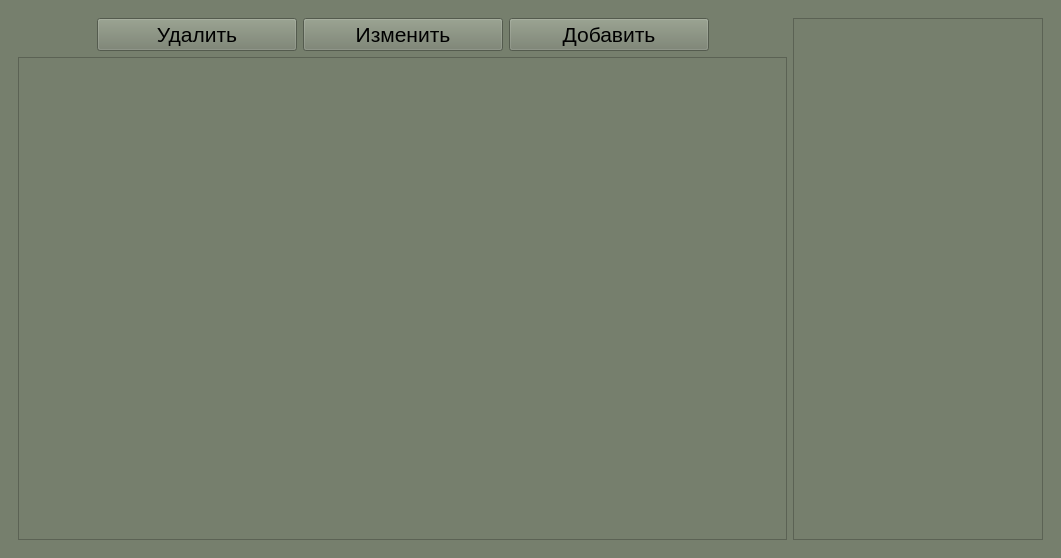
<?xml version="1.0" encoding="UTF-8"?>
<ui version="4.0">
 <class>MainWindow</class>
 <widget class="QMainWindow" name="MainWindow">
  <property name="geometry">
   <rect>
    <x>0</x>
    <y>0</y>
    <width>1061</width>
    <height>558</height>
   </rect>
  </property>
  <property name="font">
   <font>
    <family>Arial</family>
    <pointsize>16</pointsize>
   </font>
  </property>
  <property name="windowTitle">
   <string>MainWindow</string>
  </property>
  <property name="styleSheet">
   <string notr="true">background-color: rgb(118, 127, 109);</string>
  </property>
  <widget class="QWidget" name="centralwidget">
   <property name="font">
    <font>
     <family>Arial</family>
     <pointsize>16</pointsize>
    </font>
   </property>
   <layout class="QVBoxLayout" name="verticalLayout_2">
    <item>
     <widget class="QStackedWidget" name="stackedWidget">
      <property name="enabled">
       <bool>true</bool>
      </property>
      <property name="font">
       <font>
        <stylestrategy>PreferDefault</stylestrategy>
        <kerning>true</kerning>
       </font>
      </property>
      <property name="currentIndex">
       <number>0</number>
      </property>
      <widget class="QWidget" name="Tables">
       <layout class="QHBoxLayout" name="horizontalLayout_3">
        <item>
         <layout class="QVBoxLayout" name="verticalLayout">
          <item>
           <layout class="QHBoxLayout" name="horizontalLayout">
            <item>
             <spacer name="horizontalSpacer">
              <property name="orientation">
               <enum>Qt::Horizontal</enum>
              </property>
              <property name="sizeType">
               <enum>QSizePolicy::Expanding</enum>
              </property>
              <property name="sizeHint" stdset="0">
               <size>
                <width>25</width>
                <height>20</height>
               </size>
              </property>
             </spacer>
            </item>
            <item>
             <widget class="QPushButton" name="Delete">
              <property name="minimumSize">
               <size>
                <width>200</width>
                <height>0</height>
               </size>
              </property>
              <property name="font">
               <font>
                <family>Arial</family>
                <pointsize>16</pointsize>
               </font>
              </property>
              <property name="text">
               <string>Удалить</string>
              </property>
             </widget>
            </item>
            <item>
             <widget class="QPushButton" name="Update">
              <property name="minimumSize">
               <size>
                <width>200</width>
                <height>0</height>
               </size>
              </property>
              <property name="font">
               <font>
                <family>Arial</family>
                <pointsize>16</pointsize>
               </font>
              </property>
              <property name="text">
               <string>Изменить</string>
              </property>
             </widget>
            </item>
            <item>
             <widget class="QPushButton" name="Add">
              <property name="minimumSize">
               <size>
                <width>200</width>
                <height>0</height>
               </size>
              </property>
              <property name="font">
               <font>
                <family>Arial</family>
                <pointsize>16</pointsize>
               </font>
              </property>
              <property name="text">
               <string>Добавить</string>
              </property>
             </widget>
            </item>
            <item>
             <spacer name="horizontalSpacer_2">
              <property name="orientation">
               <enum>Qt::Horizontal</enum>
              </property>
              <property name="sizeType">
               <enum>QSizePolicy::Expanding</enum>
              </property>
              <property name="sizeHint" stdset="0">
               <size>
                <width>25</width>
                <height>20</height>
               </size>
              </property>
             </spacer>
            </item>
           </layout>
          </item>
          <item>
           <widget class="QTableWidget" name="Table">
            <property name="font">
             <font>
              <family>Arial</family>
              <pointsize>16</pointsize>
             </font>
            </property>
            <property name="editTriggers">
             <set>QAbstractItemView::NoEditTriggers</set>
            </property>
            <property name="selectionMode">
             <enum>QAbstractItemView::SingleSelection</enum>
            </property>
            <property name="selectionBehavior">
             <enum>QAbstractItemView::SelectRows</enum>
            </property>
            <property name="textElideMode">
             <enum>Qt::ElideNone</enum>
            </property>
            <attribute name="horizontalHeaderVisible">
             <bool>true</bool>
            </attribute>
            <attribute name="horizontalHeaderMinimumSectionSize">
             <number>60</number>
            </attribute>
            <attribute name="horizontalHeaderDefaultSectionSize">
             <number>200</number>
            </attribute>
            <attribute name="verticalHeaderVisible">
             <bool>false</bool>
            </attribute>
           </widget>
          </item>
         </layout>
        </item>
        <item>
         <widget class="QListWidget" name="TabelList">
          <property name="minimumSize">
           <size>
            <width>200</width>
            <height>0</height>
           </size>
          </property>
          <property name="maximumSize">
           <size>
            <width>250</width>
            <height>16777215</height>
           </size>
          </property>
          <property name="font">
           <font>
            <family>Arial</family>
            <pointsize>16</pointsize>
           </font>
          </property>
         </widget>
        </item>
       </layout>
      </widget>
      <widget class="QWidget" name="Stats">
       <property name="styleSheet">
        <string notr="true">font: 16pt &quot;Arial&quot;;</string>
       </property>
       <layout class="QHBoxLayout" name="horizontalLayout_4">
        <item>
         <layout class="QVBoxLayout" name="verticalLayout_5">
          <item>
           <spacer name="verticalSpacer_5">
            <property name="orientation">
             <enum>Qt::Vertical</enum>
            </property>
            <property name="sizeType">
             <enum>QSizePolicy::Fixed</enum>
            </property>
            <property name="sizeHint" stdset="0">
             <size>
              <width>20</width>
              <height>40</height>
             </size>
            </property>
           </spacer>
          </item>
          <item>
           <widget class="QLabel" name="AvgCompletionTime">
            <property name="text">
             <string>Количество выполненных заявок</string>
            </property>
           </widget>
          </item>
          <item>
           <spacer name="verticalSpacer_4">
            <property name="orientation">
             <enum>Qt::Vertical</enum>
            </property>
            <property name="sizeType">
             <enum>QSizePolicy::Fixed</enum>
            </property>
            <property name="sizeHint" stdset="0">
             <size>
              <width>20</width>
              <height>40</height>
             </size>
            </property>
           </spacer>
          </item>
          <item>
           <widget class="QLabel" name="CompleteSum">
            <property name="text">
             <string>Среднее время выполнения заявки</string>
            </property>
           </widget>
          </item>
          <item>
           <spacer name="verticalSpacer_3">
            <property name="orientation">
             <enum>Qt::Vertical</enum>
            </property>
            <property name="sizeType">
             <enum>QSizePolicy::Fixed</enum>
            </property>
            <property name="sizeHint" stdset="0">
             <size>
              <width>20</width>
              <height>40</height>
             </size>
            </property>
           </spacer>
          </item>
         </layout>
        </item>
        <item>
         <widget class="QWidget" name="widget" native="true">
          <property name="maximumSize">
           <size>
            <width>600</width>
            <height>16777215</height>
           </size>
          </property>
          <layout class="QVBoxLayout" name="verticalLayout_7">
           <item>
            <widget class="QLabel" name="AvgCompletionTime_2">
             <property name="text">
              <string>Типы заболеваний</string>
             </property>
            </widget>
           </item>
           <item>
            <widget class="QListWidget" name="DiseaseTypes"/>
           </item>
          </layout>
         </widget>
        </item>
       </layout>
      </widget>
      <widget class="QWidget" name="login">
       <widget class="QWidget" name="verticalLayoutWidget_2">
        <property name="geometry">
         <rect>
          <x>380</x>
          <y>170</y>
          <width>321</width>
          <height>231</height>
         </rect>
        </property>
        <layout class="QVBoxLayout" name="verticalLayout_3">
         <item>
          <widget class="QLabel" name="label">
           <property name="font">
            <font>
             <family>Arial</family>
             <pointsize>24</pointsize>
            </font>
           </property>
           <property name="text">
            <string>Авторизация</string>
           </property>
           <property name="alignment">
            <set>Qt::AlignCenter</set>
           </property>
          </widget>
         </item>
         <item>
          <widget class="QLineEdit" name="loginText">
           <property name="font">
            <font>
             <family>Arial</family>
             <pointsize>20</pointsize>
            </font>
           </property>
           <property name="placeholderText">
            <string>Логин</string>
           </property>
          </widget>
         </item>
         <item>
          <spacer name="verticalSpacer_2">
           <property name="orientation">
            <enum>Qt::Vertical</enum>
           </property>
           <property name="sizeHint" stdset="0">
            <size>
             <width>20</width>
             <height>40</height>
            </size>
           </property>
          </spacer>
         </item>
         <item>
          <widget class="QLineEdit" name="passwordText">
           <property name="font">
            <font>
             <family>Arial</family>
             <pointsize>20</pointsize>
            </font>
           </property>
           <property name="placeholderText">
            <string>Пароль</string>
           </property>
          </widget>
         </item>
         <item>
          <spacer name="verticalSpacer">
           <property name="orientation">
            <enum>Qt::Vertical</enum>
           </property>
           <property name="sizeHint" stdset="0">
            <size>
             <width>20</width>
             <height>40</height>
            </size>
           </property>
          </spacer>
         </item>
         <item>
          <layout class="QHBoxLayout" name="horizontalLayout_2">
           <item>
            <spacer name="horizontalSpacer_5">
             <property name="orientation">
              <enum>Qt::Horizontal</enum>
             </property>
             <property name="sizeType">
              <enum>QSizePolicy::Fixed</enum>
             </property>
             <property name="sizeHint" stdset="0">
              <size>
               <width>40</width>
               <height>20</height>
              </size>
             </property>
            </spacer>
           </item>
           <item>
            <widget class="QPushButton" name="LoginButton">
             <property name="font">
              <font>
               <family>Arial</family>
               <pointsize>16</pointsize>
              </font>
             </property>
             <property name="text">
              <string>Вход</string>
             </property>
            </widget>
           </item>
           <item>
            <spacer name="horizontalSpacer_6">
             <property name="orientation">
              <enum>Qt::Horizontal</enum>
             </property>
             <property name="sizeType">
              <enum>QSizePolicy::Fixed</enum>
             </property>
             <property name="sizeHint" stdset="0">
              <size>
               <width>40</width>
               <height>20</height>
              </size>
             </property>
            </spacer>
           </item>
          </layout>
         </item>
         <item>
          <widget class="QLabel" name="loginInfo">
           <property name="font">
            <font>
             <family>Arial</family>
             <pointsize>16</pointsize>
            </font>
           </property>
           <property name="text">
            <string/>
           </property>
           <property name="alignment">
            <set>Qt::AlignCenter</set>
           </property>
          </widget>
         </item>
        </layout>
       </widget>
      </widget>
     </widget>
    </item>
   </layout>
  </widget>
 </widget>
 <resources/>
 <connections/>
</ui>
